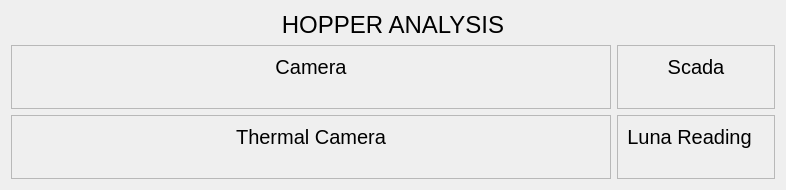
         <widget class="QWidget" name="page_3">
          <layout class="QGridLayout" name="gridLayout_10">
           <item row="1" column="0">
            <widget class="QFrame" name="frame_10">
             <property name="minimumSize">
              <size>
               <width>600</width>
               <height>0</height>
              </size>
             </property>
             <property name="maximumSize">
              <size>
               <width>700</width>
               <height>16777215</height>
              </size>
             </property>
             <property name="frameShape">
              <enum>QFrame::StyledPanel</enum>
             </property>
             <property name="frameShadow">
              <enum>QFrame::Raised</enum>
             </property>
             <layout class="QVBoxLayout" name="verticalLayout_22">
              <item>
               <widget class="QLabel" name="label_6">
                <property name="maximumSize">
                 <size>
                  <width>16777215</width>
                  <height>50</height>
                 </size>
                </property>
                <property name="font">
                 <font>
                  <pointsize>15</pointsize>
                 </font>
                </property>
                <property name="text">
                 <string>Camera</string>
                </property>
                <property name="alignment">
                 <set>Qt::AlignCenter</set>
                </property>
               </widget>
              </item>
              <item>
               <widget class="QLabel" name="label_15">
                <property name="sizePolicy">
                 <sizepolicy hsizetype="Preferred" vsizetype="Expanding">
                  <horstretch>0</horstretch>
                  <verstretch>0</verstretch>
                 </sizepolicy>
                </property>
                <property name="text">
                 <string/>
                </property>
               </widget>
              </item>
             </layout>
            </widget>
           </item>
           <item row="1" column="1">
            <widget class="QFrame" name="frame_9">
             <property name="minimumSize">
              <size>
               <width>0</width>
               <height>0</height>
              </size>
             </property>
             <property name="maximumSize">
              <size>
               <width>16777215</width>
               <height>16777215</height>
              </size>
             </property>
             <property name="frameShape">
              <enum>QFrame::StyledPanel</enum>
             </property>
             <property name="frameShadow">
              <enum>QFrame::Raised</enum>
             </property>
             <layout class="QVBoxLayout" name="verticalLayout_24">
              <item>
               <widget class="QLabel" name="label_16">
                <property name="maximumSize">
                 <size>
                  <width>16777215</width>
                  <height>50</height>
                 </size>
                </property>
                <property name="font">
                 <font>
                  <pointsize>15</pointsize>
                 </font>
                </property>
                <property name="text">
                 <string>Scada</string>
                </property>
                <property name="alignment">
                 <set>Qt::AlignCenter</set>
                </property>
               </widget>
              </item>
              <item>
               <widget class="QLabel" name="label_17">
                <property name="sizePolicy">
                 <sizepolicy hsizetype="Preferred" vsizetype="Expanding">
                  <horstretch>0</horstretch>
                  <verstretch>0</verstretch>
                 </sizepolicy>
                </property>
                <property name="text">
                 <string/>
                </property>
                <property name="pixmap">
                 <pixmap resource="resource.qrc">:/images/images/hopperscada1.png</pixmap>
                </property>
                <property name="scaledContents">
                 <bool>true</bool>
                </property>
               </widget>
              </item>
             </layout>
            </widget>
           </item>
           <item row="2" column="0">
            <widget class="QFrame" name="frame_8">
             <property name="minimumSize">
              <size>
               <width>600</width>
               <height>0</height>
              </size>
             </property>
             <property name="maximumSize">
              <size>
               <width>600</width>
               <height>16777215</height>
              </size>
             </property>
             <property name="frameShape">
              <enum>QFrame::StyledPanel</enum>
             </property>
             <property name="frameShadow">
              <enum>QFrame::Raised</enum>
             </property>
             <layout class="QVBoxLayout" name="verticalLayout_23">
              <item>
               <widget class="QLabel" name="label_18">
                <property name="maximumSize">
                 <size>
                  <width>16777215</width>
                  <height>50</height>
                 </size>
                </property>
                <property name="font">
                 <font>
                  <pointsize>15</pointsize>
                 </font>
                </property>
                <property name="text">
                 <string>Thermal Camera</string>
                </property>
                <property name="alignment">
                 <set>Qt::AlignCenter</set>
                </property>
               </widget>
              </item>
              <item>
               <widget class="QLabel" name="label_19">
                <property name="sizePolicy">
                 <sizepolicy hsizetype="Preferred" vsizetype="Expanding">
                  <horstretch>0</horstretch>
                  <verstretch>0</verstretch>
                 </sizepolicy>
                </property>
                <property name="text">
                 <string/>
                </property>
               </widget>
              </item>
             </layout>
            </widget>
           </item>
           <item row="2" column="1">
            <widget class="QFrame" name="frame_7">
             <property name="frameShape">
              <enum>QFrame::StyledPanel</enum>
             </property>
             <property name="frameShadow">
              <enum>QFrame::Raised</enum>
             </property>
             <layout class="QVBoxLayout" name="verticalLayout_15">
              <item>
               <layout class="QHBoxLayout" name="horizontalLayout_5">
                <item>
                 <widget class="QLabel" name="label_29">
                  <property name="maximumSize">
                   <size>
                    <width>16777215</width>
                    <height>50</height>
                   </size>
                  </property>
                  <property name="font">
                   <font>
                    <pointsize>15</pointsize>
                   </font>
                  </property>
                  <property name="text">
                   <string>Luna Reading</string>
                  </property>
                  <property name="alignment">
                   <set>Qt::AlignCenter</set>
                  </property>
                 </widget>
                </item>
                <item>
                 <widget class="QLabel" name="label_53">
                  <property name="text">
                   <string/>
                  </property>
                 </widget>
                </item>
               </layout>
              </item>
              <item>
               <widget class="QLabel" name="label_30">
                <property name="sizePolicy">
                 <sizepolicy hsizetype="Preferred" vsizetype="Expanding">
                  <horstretch>0</horstretch>
                  <verstretch>0</verstretch>
                 </sizepolicy>
                </property>
                <property name="text">
                 <string/>
                </property>
               </widget>
              </item>
             </layout>
            </widget>
           </item>
           <item row="0" column="0" colspan="2">
            <widget class="QLabel" name="label_20">
             <property name="sizePolicy">
              <sizepolicy hsizetype="Preferred" vsizetype="Expanding">
               <horstretch>0</horstretch>
               <verstretch>0</verstretch>
              </sizepolicy>
             </property>
             <property name="maximumSize">
              <size>
               <width>16777215</width>
               <height>50</height>
              </size>
             </property>
             <property name="font">
              <font>
               <pointsize>18</pointsize>
              </font>
             </property>
             <property name="text">
              <string>HOPPER ANALYSIS</string>
             </property>
             <property name="alignment">
              <set>Qt::AlignCenter</set>
             </property>
            </widget>
           </item>
          </layout>
         </widget>
